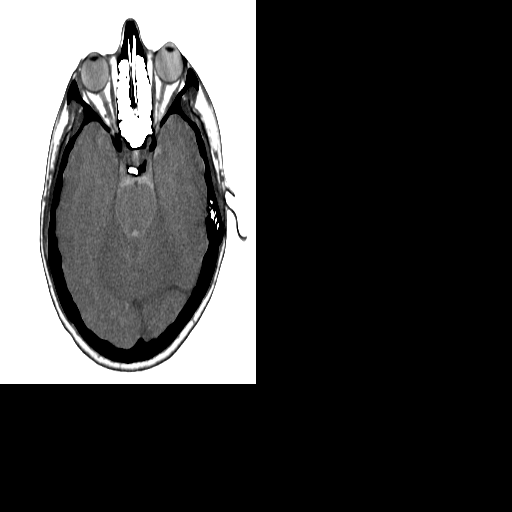
#> input picture padding_translation/transformed.png, 512 x 512 px
$ python code.py
#> lines starting #> are read from the running program, lines starting #| are printed output that depends on the picture
# -*- coding: utf-8 -*-
"""Untitled4.ipynb

Automatically generated by Colaboratory.

Original file is located at
    https://colab.research.google.com/drive/1fsMo-kJsKeYg2N2MBzBUTzqnrtmnthXK
"""

import cv2
import numpy as np
from google.colab.patches import cv2_imshow
img=cv2.imread('transformed.png',0)
#> img is the input picture: shape (512, 512); min 0, max 255, mean 65.5
cv2_imshow(img)
rows,cols = img.shape
#> rows = 512; cols = 512
print(rows,cols)
#| 512 512
M = np.float32([[1,0,128],[0,1,64]])
dst = cv2.warpAffine(img,M,(cols,rows))
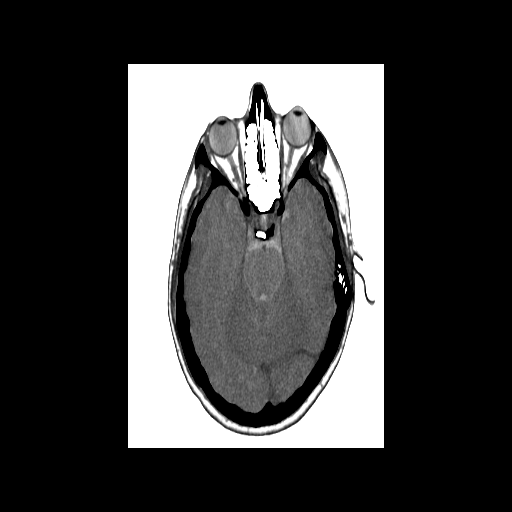
#> dst: shape (512, 512); min 0, max 255, mean 65.5

cv2_imshow(dst)
cv2.waitKey(0)
cv2.destroyAllWindows()

dst = np.pad(dst, pad_width=[(256, 256),(256, 256)], mode='constant')
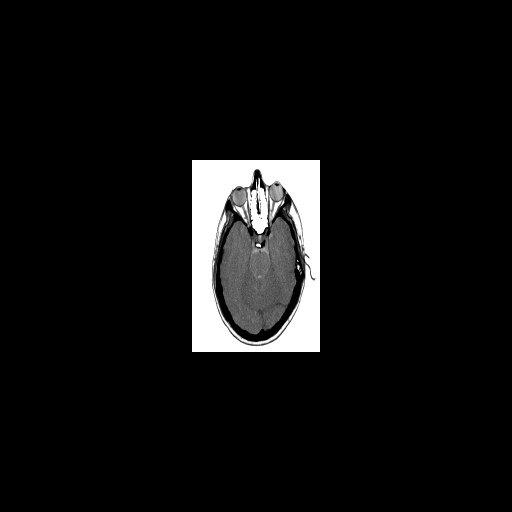
#> dst: shape (1024, 1024) (shown at 1/2 size); min 0, max 255, mean 16.4
cv2_imshow(dst)
cv2.waitKey(0)
cv2.destroyAllWindows()
#
T = np.float32([[1,0,250],[0,1,-100]])
translated_pic=cv2.warpAffine(dst,T,(1024,1024))
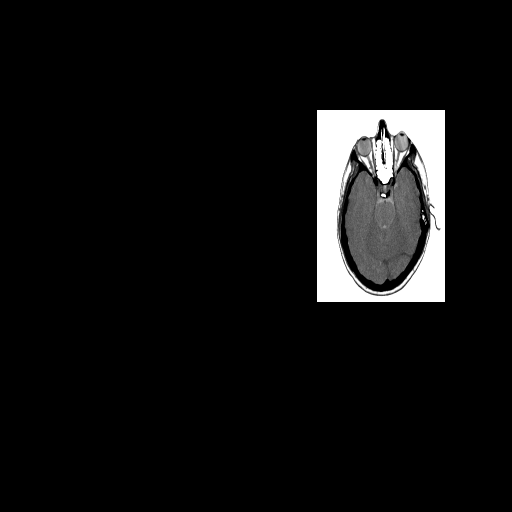
#> translated_pic: shape (1024, 1024) (shown at 1/2 size); min 0, max 255, mean 16.4
cv2_imshow(translated_pic)
cv2.waitKey(0)
cv2.destroyAllWindows()
#
s= np.float32([[1,-0.3,0],[0.,1,0]])
sheared = cv2.warpAffine(dst,s,(1024,1024))
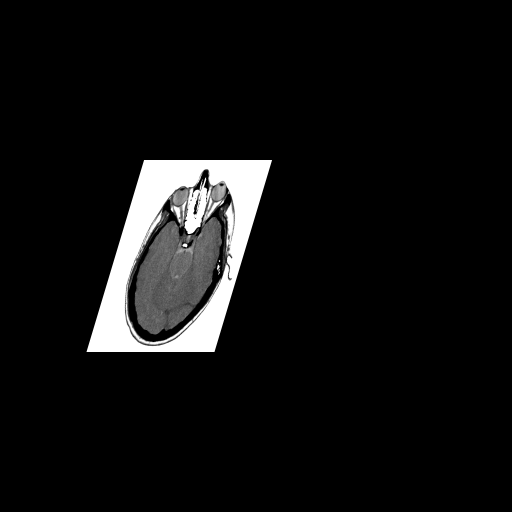
#> sheared: shape (1024, 1024) (shown at 1/2 size); min 0, max 255, mean 16.4
cv2_imshow(sheared)
cv2.waitKey(0)
cv2.destroyAllWindows()
#
theta = np.radians(20)
c, s = np.cos(theta), np.sin(theta)
R=np.float32([[c,-s,0],[s,c,0]])
rotated=cv2.warpAffine(dst,R,(1024,1024))
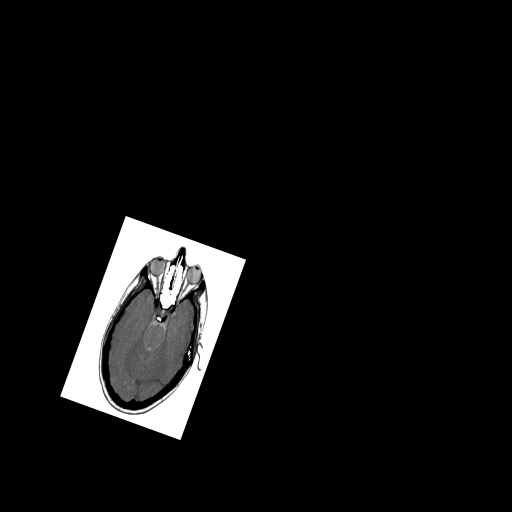
#> rotated: shape (1024, 1024) (shown at 1/2 size); min 0, max 255, mean 16.4
cv2_imshow(rotated)
cv2.waitKey(0)
cv2.destroyAllWindows()
